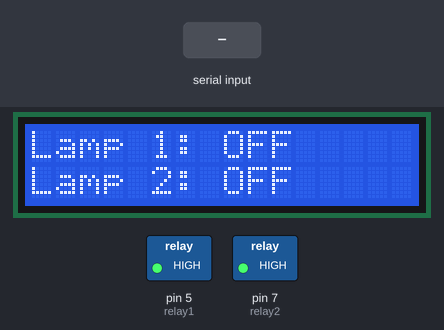
Simulated run of this sketch. Board: Arduino Uno, built with avr-gcc and run on an emulated ATmega328P. Parts: 16×2 character LCD, switched loads named in the sketch (green lamp = pin HIGH). The test bench sets the inputs (shaded band). What the sketch prints to the serial monitor is not drawn.

Above: at 4.3 s.
4.4 s: "turn on light one" received over the second serial link
At 6.2 s:
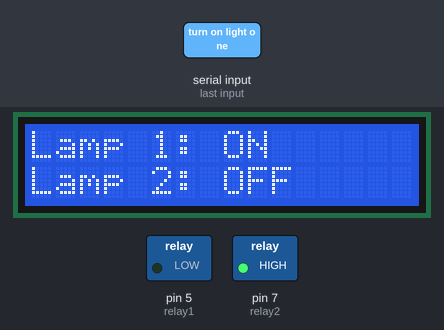
6.7 s: "turn on light 2" received over the second serial link
At 8.4 s:
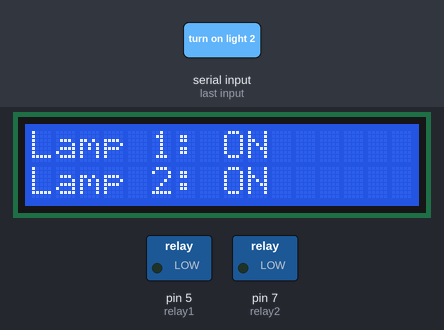
8.7 s: "turn off light one" received over the second serial link
At 9.8 s:
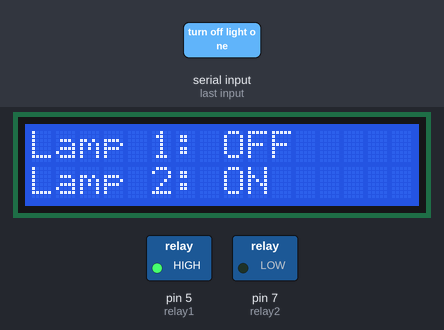
10.7 s: "lamp one on" received over the second serial link
At 11.04 s:
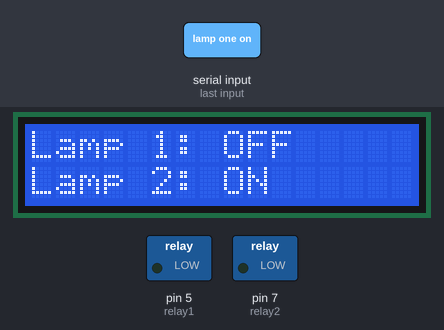
12.7 s: "turn off light two" received over the second serial link
At 13.08 s:
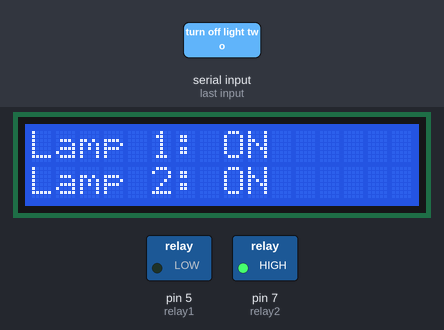
14.7 s: "lamp one off" received over the second serial link
At 15.2 s:
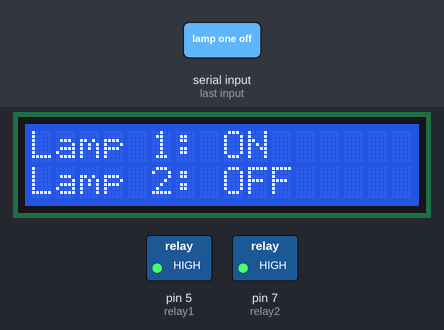
Timing chart, 0 to 17.7 s (numbered marks = the images above; inputs shaded):
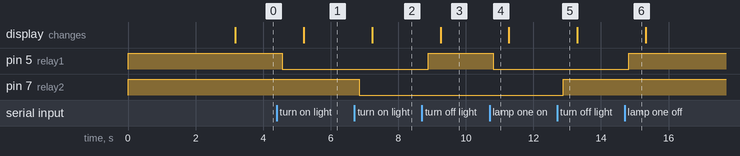

Measured:
- after the input at 4.4 s, pin 5 (relay1): HIGH → LOW after 0.17 s; the display: changes after 0.80 s (image 1)
- after the input at 6.7 s, pin 7 (relay2): HIGH → LOW after 0.15 s; the display: changes after 0.53 s (image 2)
- after the input at 8.7 s, pin 5 (relay1): LOW → HIGH after 0.18 s; the display: changes after 0.55 s (image 3)
- after the input at 10.7 s, pin 5 (relay1): HIGH → LOW after 0.11 s
- after the input at 12.7 s, pin 7 (relay2): LOW → HIGH after 0.18 s
- after the input at 14.7 s, pin 5 (relay1): LOW → HIGH after 0.12 s

The sketch:

voice_automation.ino
```cpp
#include <Wire.h>
#include <LiquidCrystal_I2C.h>
#include <SoftwareSerial.h>
SoftwareSerial bluetooth(2, 3); // RX, TX
LiquidCrystal_I2C lcd(0x27, 16, 2); // set the LCD address to 0x27 for a 16 chars and 2 line display
#define relay1 5
#define relay2 7
String voice_command;
unsigned int last_refresh = 0;
String lampone_status = "OFF";
String lamptwo_status = "OFF";

void setup()
{
  Serial.begin(9600);            //Set rate for communicating with phone
  bluetooth.begin(9600);
  pinMode(relay1, OUTPUT);       //Set pin  as an output
  pinMode(relay2, OUTPUT);       //Set pin as an output
  digitalWrite(relay1, HIGH);    // to provide a high state to switch off the lights
  digitalWrite(relay2, HIGH);
  lcd.init();
  lcd.init();
  lcd.backlight();
  lcd.setCursor(0, 0);
  lcd.print("Voice controlled");
  lcd.setCursor(0, 1);
  lcd.print("automation");
  delay(3000);
}

void loop()
{
  lcd_display();
  voice_command = "";
  while (bluetooth.available()) { //Check if there is an available byte to read
    delay(10); //Delay added to make thing stable
    char c = bluetooth.read(); //Conduct a serial read
    if (c == '#') {
      break; //Exit the loop when the # is detected after the word
    }
    voice_command += c; //Shorthand for voice = voice + c
  }

  if (voice_command.length() > 0)
  {
    Serial.println(voice_command);

    if (voice_command == "turn on light one" || voice_command == "lamp one on") {
      digitalWrite(relay1, LOW);
      lampone_status = "ON";

    }
    else if (voice_command == "turn off light one" || voice_command == "lamp one off") {
      digitalWrite(relay1, HIGH);
      lampone_status = "OFF";
    }
    else if (voice_command == "turn on light 2" || voice_command == "lamp two on") {
      digitalWrite(relay2, LOW);
      lamptwo_status = "ON";
    }
    else if (voice_command == "turn off light two" || voice_command == "lamp two off") {
      digitalWrite(relay2, HIGH);
      lamptwo_status = "OFF";
    }
    else if (voice_command == "turn on all lights" || voice_command == "lamps on") {
      digitalWrite(relay1, LOW);
      digitalWrite(relay2, LOW);
      lamptwo_status = lampone_status = "ON";
    }
    else if (voice_command == "turn off all lights" || voice_command == "lamps off") {
      digitalWrite(relay1, HIGH);
      digitalWrite(relay2, HIGH);
      lamptwo_status = lampone_status = "OFF";
    }

  }
}
void lcd_display() {
  unsigned int current_millis = millis();
  if (current_millis - last_refresh > 2000) {
    lcd.clear();
    lcd.setCursor(0, 0);
    lcd.print("Lamp 1: ");
    lcd.print(lampone_status);
    lcd.setCursor(0, 1);
    lcd.print("Lamp 2: ");
    lcd.print(lamptwo_status);
    last_refresh = millis();
  }

}
```
